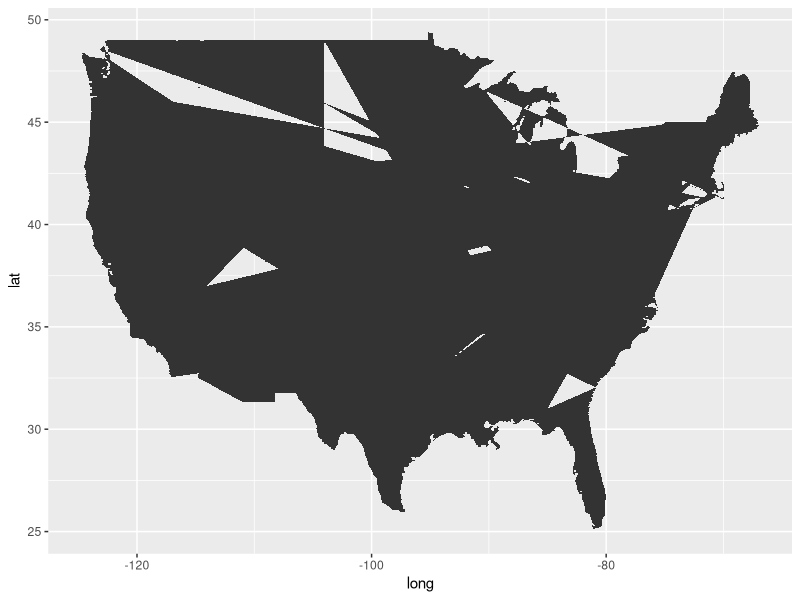
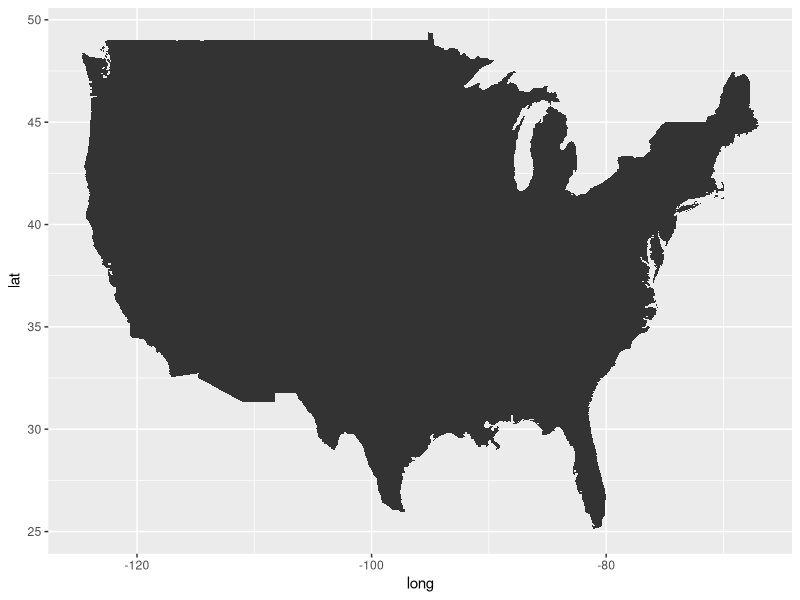

These charts were generated, in order, by the following R code: (Note: this script raises an error after producing the figures.)
## ---- chunk 1
library(tidyverse)
## ---- chunk 2
states <- map_data(map = "state")

head(states)
## ---- chunk 3
ggplot(states) +
  geom_polygon(aes(x = long, y = lat))
## ---- chunk 4
ggplot(states) +
  geom_polygon(aes(x = long, y = lat, group = group))
## ---- chunk 5
ggplot(states) +
  geom_polygon(aes(x = long, y = lat, group = group)) +
  coord_sf(crs = 5070, default_crs = 4326)
## ---- chunk 6
# Code is the same as above, just with `theme_minimal()` added:
ggplot(states) +
  geom_polygon(aes(x = long, y = lat, group = group)) +
  coord_sf(crs = 5070, default_crs = 4326) +
  theme_minimal()
## ---- chunk 7
# Code is the same as above, just with `theme_void()` added:
ggplot(states) +
  geom_polygon(aes(x = long, y = lat, group = group)) +
  coord_sf(crs = 5070, default_crs = 4326) +
  theme_void()
## ---- chunk 8
theme_set(theme_void())
theme_update(legend.position = "top")
## ---- chunk 9
p <- ggplot(states) +
  geom_polygon(
    aes(x = long, y = lat, group = group),
    fill = "grey85",
    color = "grey40",
    linewidth = 0.1
    ) +
  coord_sf(crs = 5070, default_crs = 4326)

p
## ---- chunk 10
ggplot(states) +
  geom_polygon(
    aes(x = long, y = lat, group = group),
    fill = "palevioletred",
    color = "palevioletred"
    ) +
  coord_sf(crs = 5070, default_crs = 4326)
## ---- chunk 11
ggplot(states) +
  geom_polygon(
    aes(x = long, y = lat, group = group),
    fill = "lightblue",
    color = "darkred",
    linewidth = 1
    ) +
  coord_sf(crs = 5070, default_crs = 4326)
## ---- chunk 12
ggplot(states) +
  geom_polygon(
    aes(x = long, y = lat, group = group),
    fill = "grey85",
    color = "grey40",
    linewidth = 0.1
    ) +
  coord_sf(crs = 5070, default_crs = 4326) +
  theme(
    panel.background = element_rect(fill = "dodgerblue", color = "grey20")
    )
## ---- chunk 13
unique(states$region)
## ---- chunk 14
states |>
  filter(region == "ohio") |> 
  ggplot() +
  geom_polygon(
    aes(x = long, y = lat, group = group),
    fill = "skyblue",
    color = "grey40",
    linewidth = 0.5
    ) +
  coord_sf()
## ---- chunk 15
states |>
  filter(region %in% c("ohio", "indiana", "michigan")) |> 
  ggplot() +
  geom_polygon(
    aes(x = long, y = lat, group = group),
    fill = "azure4",
    color = "grey40",
    linewidth = 0.5
    ) +
  coord_sf()
## ---- chunk 16
ggplot(states) +
  geom_polygon(
    aes(x = long, y = lat, group = group),
    fill = "grey85",
    color = "grey40",
    linewidth = 0.2
    ) +
  # Set the x and y limits inside coord_sf:
  coord_sf(xlim = c(-79, -89), ylim = c(35, 45)) +
  # We may now want to draw a border around the plot since we're cutting of
  # landmasses:
  theme(
    panel.border = element_rect(fill = NA, color = "grey20", linewidth = 0.5)
    )
